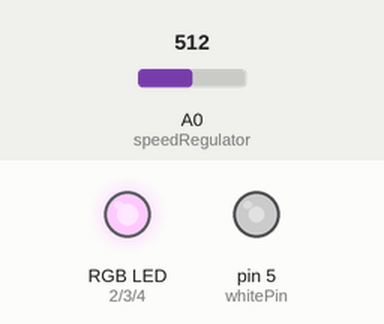
Recording of a sketch running on a simulated Arduino Uno, built with avr-gcc and run on an emulated ATmega328P. Shown: an RGB LED mixed from three pins (HIGH = lit), output pins drawn as LEDs (lit = HIGH). The test bench sets the inputs (shaded band); at power-on: A0 (speedRegulator) = 512. Random numbers use the default seed unless the sketch sets one.

Above: at 1.3 s.
1.4 s: A0 (speedRegulator) set to 122
At 1.59 s:
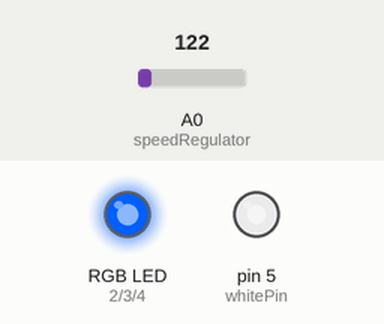
At 3.06 s:
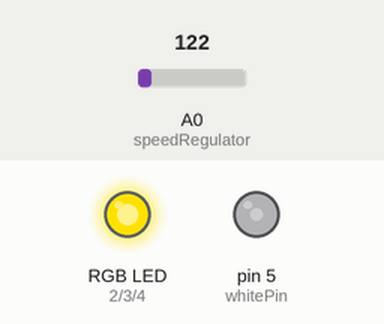
4.5 s: A0 (speedRegulator) set to 0
At 6.43 s:
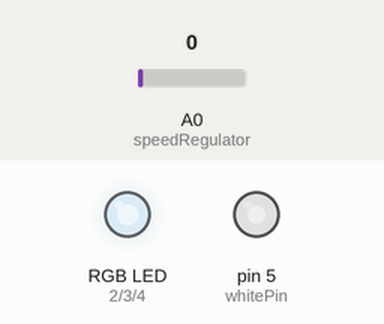
Timing chart, 0 to 6.6 s (numbered marks = the images above; inputs shaded):
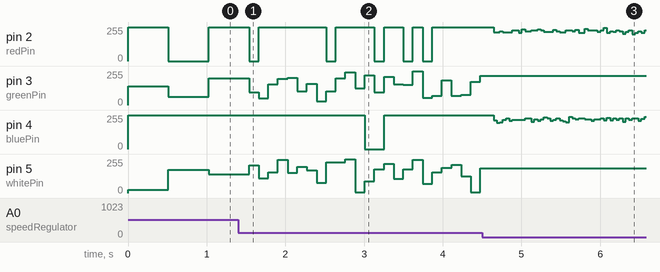

The sketch:

s2.ino
```cpp
#define redPin 2
#define greenPin 3
#define bluePin 4
#define whitePin 5

#define speedRegulator A0

void setup() {
  pinMode(redPin, OUTPUT);
  pinMode(greenPin, OUTPUT);
  pinMode(bluePin, OUTPUT);
  pinMode(whitePin, OUTPUT);
  pinMode(speedRegulator, INPUT);
}

void loop() {
  analogWrite(redPin, random(1023));
  analogWrite(greenPin, random(1023));
  analogWrite(bluePin, random(1023));
  analogWrite(whitePin, random(1023));
  delay(analogRead(speedRegulator));
}
```

Measured:
- after the input at 1.4 s, pin 4 (bluePin): 255/255 → 0/255 after 1.6 s, → 255/255 0.25 s later
